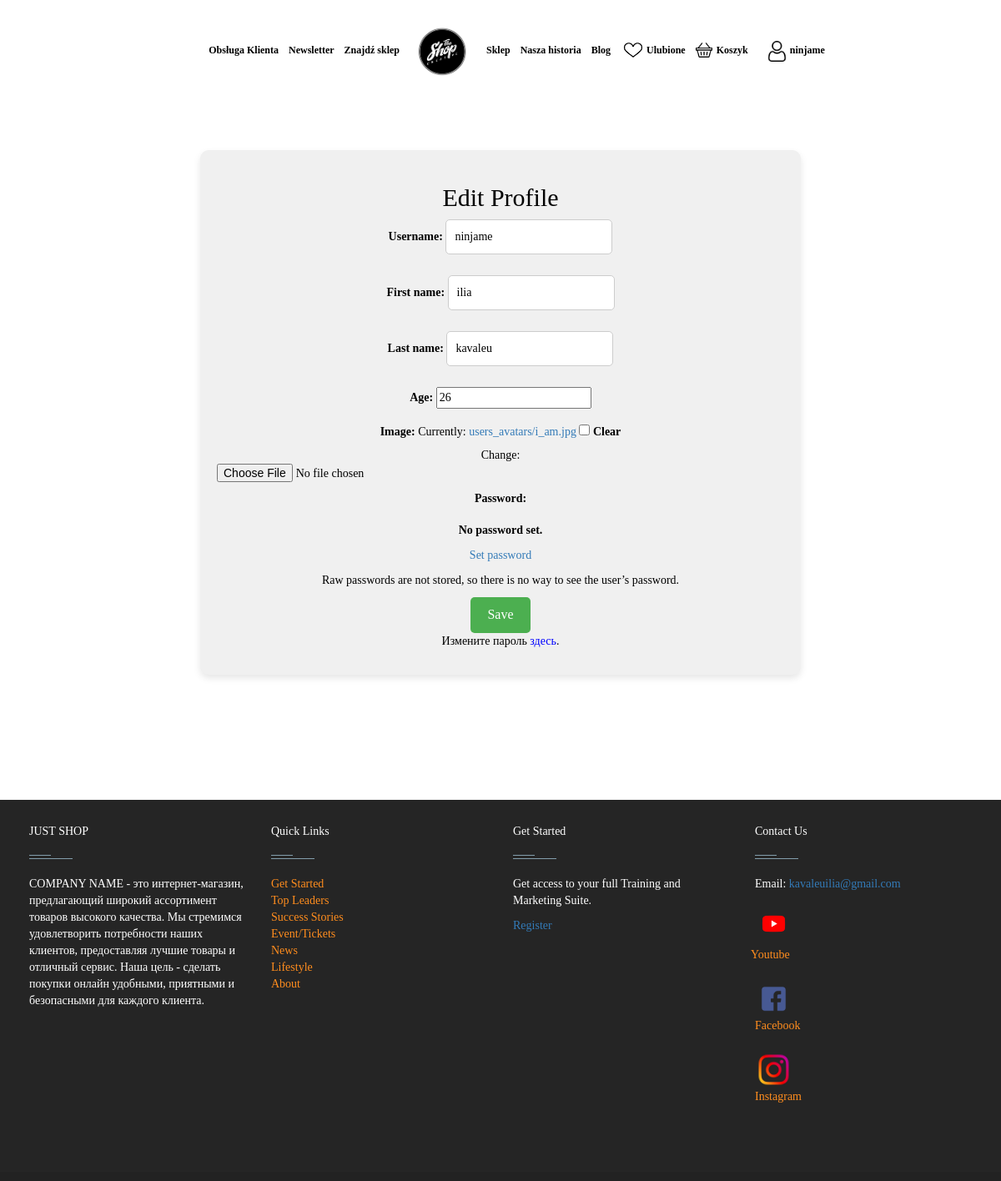
Screenshot of /users/edit_profile/1 with the database file from the repository.
### users/models.py (models this page shows, shortened)
class MyUser(AbstractBaseUser):
    first_name = models.CharField(max_length=100, blank=True)
    last_name = models.CharField(max_length=100, blank=True)
    age = models.SmallIntegerField(blank=True, null=True)
    username = models.CharField(max_length=100, blank=False)
    email = models.EmailField(
        verbose_name="email address",
        max_length=255,
        unique=True,
    )
    image = models.ImageField(upload_to='users_avatars', blank=True)
    is_active = models.BooleanField(default=True)
    is_admin = models.BooleanField(default=False)
    send_email = models.BooleanField(default=True)
    objects = MyUserManager()
    registration_time = models.DateTimeField(default=timezone.now)
    USERNAME_FIELD = "email"
    REQUIRED_FIELDS = []

### users/views.py (the view)
# urls.py: path('edit_profile/<int:user_id>', edit_profile, name='edit_profile'),
def edit_profile(request, user_id):
    user = MyUser.objects.get(id=user_id)
    if request.method == 'POST':
        form = EditForm(request.POST, request.FILES, instance=user)
        if form.is_valid():
            form.save()
            return redirect('users:profile', user.id)
    else:
        form = EditForm(instance=user)
    context = {'form': form, 'user': user}
    return render(request, 'registration/edit_profile.html', context)

### users/forms.py
class EditForm(UserChangeForm):
    class Meta:
        model = MyUser
        fields = ('username', 'first_name', 'last_name', 'age', 'image')

### products/context_processors.py (called while the page is built)
def baskets(request):
    user = request.user
    return {'baskets': Basket.objects.filter(user=user) if user.is_authenticated else []}

### users/templates/registration/edit_profile.html (shortened to what this page needs)
{% extends 'base.html' %}
{% block content %}
<!DOCTYPE html>
<html lang="en">
<head>
</head>
<body>
    <center>
        <div class="centered-block" id="brand" style="margin-bottom: 150px;">
            <h2>Edit Profile</h2>
            <form action="{% url 'users:edit_profile' user.id %}" method="POST" enctype="multipart/form-data">
                {{ form.as_p }}
                <button class="btn">Save</button>
            </form>
            <p>Измените пароль <a style="color: blue;" href="{% url 'users:change_pass' user.id %}">здесь</a>.</p>
        </div>
    </center>
</body>
</html>
{% endblock content %}

### products/templates/base.html (shortened to what this page needs)
{% load static %}
<!DOCTYPE html>
<html lang="en">
<head>
    <link rel="stylesheet" href="{% static 'css/style.css' %}">
    <link rel="stylesheet" href="https://maxcdn.bootstrapcdn.com/bootstrap/3.3.6/css/bootstrap.min.css">
</head>
<body>
<nav class="navbar" id="brand">
  <div class="container" id="brand">
    <strong>
      <ul class="nav-links-left" style="font-size: 12px; color: black;">
      <li><a style="color: #000000;" href="#">Obsługa Klienta</a></li>
      <li><a style="color: #000000;" href="#">Newsletter</a></li>
      <li><a style="color: #000000;" href="#">Znajdź sklep</a></li>
      <li><a href="{% url 'products:index' %}"><img src="{% static 'images/logo_shop.jpg' %}" width="80px" height=80px" style="vertical-align: middle;"></a></li>
      <li class="brand"><a style="color: #000000;" href="{% url 'products:shop' %}">Sklep</a></li>
      <li><a style="color: #000000;" href="#">Nasza historia</a></li>
      <li><a style="color: #000000;" href="#">Blog</a></li>
      {% if user.is_authenticated %}
        <li class="text-align" style="align-items: center;"><a style="color: #000000;" href="#">
          <img src="{% static 'images/heart.jpg' %}" width="30px;" height="20px;" style="margin-right: 1px; margin-top: -3px;">Ulubione</a></li>
        <li class="text-align" style="align-items: center;"><a style="color: #000000;" href="{% url 'basket:basket' %}">
          <img src="{% static 'images/shopping-basket.png' %}" style="margin-right: 5px; margin-top: -3px;" width="20px" height="20px">Koszyk</a></li>
        <li>
          <div class="dropdown">
            <button class="dropbtn">
              <img src="{% static 'images/user_logo_navbar.png' %}" width="25px;" height="25px;">
              <strong><a id="brand" style="color: #000000; font-size: 12px;">{{ user.username }}</a></strong>
            </button>
          </div>
        </li>
      {% else %}
        <li><a style="color: black;" href="{% url 'users:login_view' %}">Zaloguj się</a></li>
      {% endif %}
    </ul>
    </strong>
  </div>
</nav>
{% block content %}
{% endblock content %}
</body>
<footer id="footer" class="footer-1">
  <div class="main-footer widgets-dark typo-light" id="brand">
    <div class="container">
      <div class="row">
        <div class="col-xs-12 col-sm-6 col-md-3">
          <div class="widget subscribe no-box">
            <h5 class="widget-title">JUST SHOP<span></span></h5>
            <p>COMPANY NAME - это интернет-магазин,
              предлагающий широкий ассортимент товаров высокого качества.
              Мы стремимся удовлетворить потребности наших клиентов,
              предоставляя лучшие товары и отличный сервис. Наша цель -
              сделать покупки онлайн удобными, приятными и безопасными для каждого клиента. </p>
        </div>
      </div>
        <div class="col-xs-12 col-sm-6 col-md-3">
      <div class="widget no-box">
        <h5 class="widget-title">Quick Links<span></span></h5>
          <ul class="thumbnail-widget">
            <li>
              {% if not user.is_authenticated %}
                <div class="thumb-content"><a href="{% url 'users:login_view' %}">Get Started</a></div>
              {% else %}
                <div class="thumb-content"><a href="{% url 'products:shop' %}">Get Started</a></div>
              {% endif %}
            </li>
            <li>
            <div class="thumb-content"><a href="#.">Top Leaders</a></div>
            </li>
            <li>
            <div class="thumb-content"><a href="#.">Success Stories</a></div>
            </li>
            <li>
            <div class="thumb-content"><a href="#.">Event/Tickets</a></div>
            </li>
            <li>
            <div class="thumb-content"><a href="#.">News</a></div>
            </li>
            <li>
            <div class="thumb-content"><a href="#.">Lifestyle</a></div>
            </li>
            <li>
            <div class="thumb-content"><a href="#.">About</a></div>
            </li>
          </ul>
      </div>
    </div>
    <div class="col-xs-12 col-sm-6 col-md-3">
      <div class="widget no-box">
        <h5 class="widget-title">Get Started<span></span></h5>
        <p>Get access to your full Training and Marketing Suite.</p>
        {% if not user.is_authenticated %}
          <div class="thumb-content"><a href="{% url 'users:register' %}">Register</a></div>
        {% else %}
          <div class="thumb-content"><a href="{% url 'products:shop' %}">Register</a></div>
        {% endif %}
      </div>
    </div>
  <div class="col-xs-12 col-sm-6 col-md-3">
    <div class="widget no-box">
      <h5 class="widget-title">Contact Us<span></span></h5>
      <p>Email: <a href="/" title="glorythemes">kavaleuilia@gmail.com</a></p>
      <ul class="social-footer2">
        <li class="social-item" style="margin-left: -5px;"><a title="youtube" target="_blank" href="https://www.youtube.com"><img alt="youtube" width="55" height="55" src="{% static 'images/youtube.png' %}">Youtube</a></li></br></br>
        <li class="social-item"><a href="https://www.facebook.com/ilja.kawalew" target="_blank" title="Facebook"><img alt="Facebook" width="45" height="45" src="{% static 'images/facebook.png' %}">Facebook</a></li></br></br>
        <li class="social-item"><a title="instagram" target="_blank" href="https://www.instagram.com"><img alt="instagram" width="45" height="45" src="{% static 'images/instagram.png' %}">Instagram</a></li></br></br>
      </ul>
    </div>
  </div>
</div>
</div>
</div>
<div class="footer-copyright">
<div class="container">
<div class="row">
<div class="col-md-12 text-center">
</div>
</div>
</div>
</div>
</footer>
</html>

### static/css/style.css (style rules this page uses)
#brand { font-family: better-vcr; color: black; }
body { background: rgb(52, 56, 61); }

### products/templates/base.html (style rules this page uses)
body, html { margin: 0; padding: 0; height: 100%; background-color: white; }
.navbar { position: absolute; top: 0; left: 0; width: 100%; padding: 20px 0; z-index: 1000; }
.container { display: flex; justify-content: space-between; align-items: center; max-width: 1200px; margin: 0 auto; padding: 0 20px; }
.nav-links-left li, .nav-links-right li { display: inline-block; margin-left: 9px; }
.dropdown { position: relative; display: inline-block; }
.dropbtn { background-color: white; padding: 10px; color: blue; size: 14px; border: none; cursor: pointer; }
footer .main-footer { padding: 20px 0; background: #252525; }
footer ul { padding-left: 0; list-style: none; }
.footer-copyright { background: #222; padding: 5px 0; }
.widget { padding: 20px; margin-bottom: 40px; }
.widget.no-box { padding: 0; background-color: transparent; margin-bottom: 40px; box-shadow: none; -webkit-box-shadow: none; -moz-box-shadow: none; -ms-box-shadow: none; -o-box-shadow: none; }
.widget.subscribe p { margin-bottom: 18px; }
.widget li a { color: #ff8d1e; }
.widget-title { margin-bottom: 20px; }
.widget-title span { background: #839FAD none repeat scroll 0 0;display: block; height: 1px;margin-top: 25px;position: relative;width: 20%; }
.widget-title span::after { background: inherit;content: "";height: inherit; position: absolute;top: -4px;width: 50%; }
.typo-light h1, .typo-light h2, .typo-light h3, .typo-light h4, .typo-light h5, .typo-light h6, .typo-light p, .typo-light div, .typo-light span, .typo-light small { color: #fff; }
ul.social-footer2 { margin: 0;padding: 0; width: auto; }
ul.social-footer2 li { display: inline-block;padding: 0; }
ul.social-footer2 li a { display: block; height:30px;width: 30px;text-align: center; }
.btn { background-color: #ff8d1e; color:#fff; }
.social-footer2 { list-style: none; padding: 0; margin: 0; }
.social-item { display: inline-block; margin-right: 5px; vertical-align: inline; }

### users/templates/registration/edit_profile.html (style rules this page uses)
label { font-weight: bold; margin-bottom: 8px; }
input[type="text"], input[type="email"] { padding: 10px; margin-bottom: 15px; border: 1px solid #ccc; border-radius: 5px; }
.btn { padding: 10px 20px; background-color: #4CAF50; color: white; border: none; border-radius: 5px; cursor: pointer; font-size: 16px; }
.centered-block { background-color: #f0f0f0; margin-top: 180px; padding: 20px; border-radius: 10px; box-shadow: 0 4px 8px rgba(0, 0, 0, 0.1); max-width: 60%; text-align: center; }

### rows the page displays
MyUser: username "ninjame", first_name "ilia", last_name "kavaleu", age "26"
